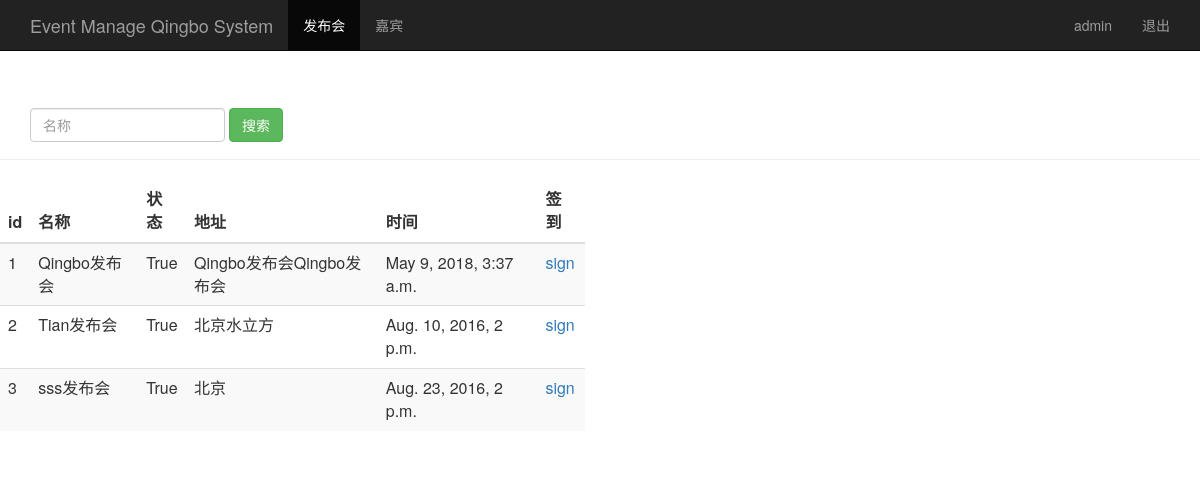
The page /event_manage/ (signed in) on the database its author committed.
### sign/models.py (models this page shows, shortened)
class Event(models.Model):
    name=models.CharField(max_length=100) #发布会标题
    limit=models.IntegerField() #参数人数
    status=models.BooleanField() #状态
    address=models.CharField(max_length=200) #地址
    start_time=models.DateTimeField('events time') #发布会时间
    create_time=models.DateTimeField(auto_now=True) #创建时间（自动获取当前时间）

### sign/views.py (the view)
# urls.py: url(r'^event_manage/$', views.event_manage),
@login_required
def event_manage(request):
    event_list=Event.objects.all()
    username=request.session.get('user','') # 读取浏览器 session
    return render(request,"event_manage.html",{"user":username,"events":event_list})

### sign/templates/event_manage.html (shortened to what this page needs)
<html lang="zh-CN">
  <head>
    {% load bootstrap3 %}
    {% bootstrap_css %}
  </head>
  <body role="document">
    <nav class="navbar navbar-inverse navbar-fixed-top">
      <div class="container">
        <div class="navbar-header">
          <a class="navbar-brand" href="/event_manage/">Event Manage Qingbo System</a>
        </div>
        <div id="navbar" class="collapse navbar-collapse">
          <ul class="nav navbar-nav">
            <li class="active"><a href="#">发布会</a></li>
            <li><a href="/guest_manage/">嘉宾</a></li>
          </ul>
          <ul class="nav navbar-nav navbar-right">
            <li><a href="#">{{user}}</a></li>
            <li><a href="/logout/">退出</a></li>
          </ul>
        </div>
      </div>
    </nav>
    <div class="page-header" style="padding-top: 60px;">
      <div id="navbar" class="navbar-collapse collapse">
        <form class="navbar-form" method="get" action="/search_name/">
          <div class="form-group">
            <input name="name" type="text" placeholder="名称" class="form-control">
          </div>
          <button type="submit" class="btn btn-success">搜索</button>
        </form>
      </div>
    </div>
    <div class="row">
      <div class="col-md-6">
        <table class="table table-striped">
          <thead>
            <tr>
              <th>id</th><th>名称</th><th>状态</th><th>地址</th><th>时间</th><th>签到</th>
            </tr>
          </thead>
          <tbody>
            {% for event in events %}
            <tr>
              <td>{{ event.id }}</td>
              <td>{{ event.name }}</td>
              <td>{{ event.status }}</td>
              <td>{{ event.address }}</td>
              <td>{{ event.start_time }}</td>
              <td> <a href="/sign_index_action/{{ event.id }}/" target="{{ event.id }}_blank"> sign</a> </td>
            </tr>
            {% endfor %}
          </tbody>
        </table>
      </div>
    </div>
  </body>
</html>

### rows shown on the page
Event: id "1", name "Qingbo发布会", status "True", address "Qingbo发布会Qingbo发布会", start_time "May 9, 2018, 3:37 a.m."
Event: id "2", name "Tian发布会", status "True", address "北京水立方", start_time "Aug. 10, 2016, 2 p.m."
Event: id "3", name "sss发布会", status "True", address "北京", start_time "Aug. 23, 2016, 2 p.m."

### other values the page prints
{{ user }} "admin"
